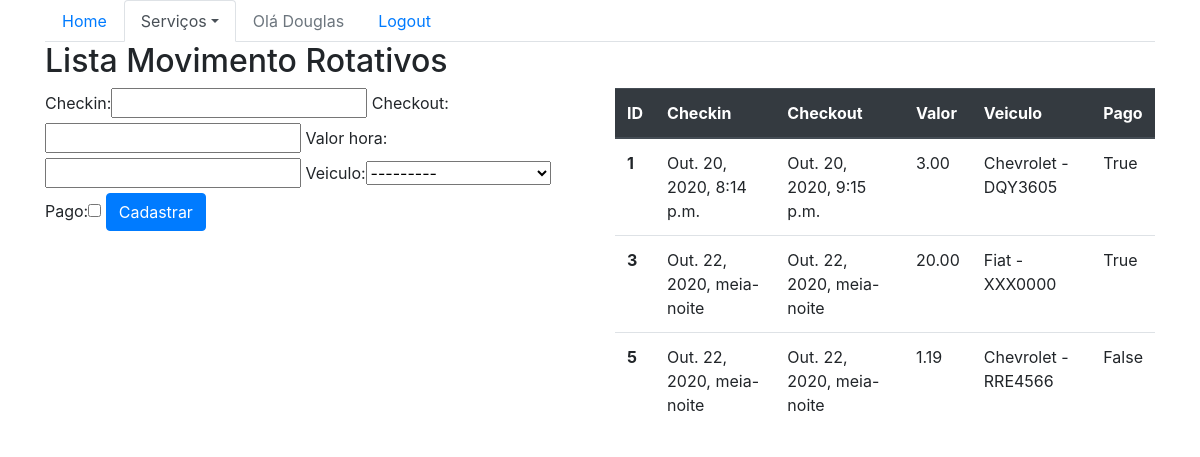
Page /sistema/movRotativos/ (signed in) on the committed database.
### core/models.py (models this page shows, shortened)
class MovRotativo(models.Model):
    checkin = models.DateTimeField(auto_now=False)
    checkout = models.DateTimeField(auto_now=False, null=True, blank=True)
    valor_hora = models.DecimalField(max_digits=5, decimal_places=2)
    veiculo = models.ForeignKey(Veiculo, on_delete=models.CASCADE)
    pago = models.BooleanField(default=False)

class Veiculo(models.Model):
    marca = models.ForeignKey(Marca, on_delete=models.CASCADE)
    placa = models.CharField(max_length=7)
    proprietario = models.ForeignKey(Pessoa, on_delete=models.CASCADE)
    cor = models.CharField(max_length=15)
    observacoes = models.TextField()
    def __str__(self):
        return self.marca.nome + ' - ' + self.placa

class Marca(models.Model):
    nome = models.CharField(max_length=50)

### core/views.py (the view)
@login_required(login_url='/accounts/login/')
def lista_movRotativos(request):
    movRotativos = MovRotativo.objects.all()
    form = MovRotativoForm()
    data = {'movRotativos': movRotativos, 'form': form}
    return render(request, 'core/lista_movRotativos.html', data)

### core/forms.py
class MovRotativoForm(ModelForm):
    class Meta:
        model = MovRotativo
        fields = '__all__'

### core/templates/core/lista_movRotativos.html (shortened to what this page needs)
{% extends 'base.html' %}
{% load bootstrap %}
{% block menu %}
    <ul class="nav nav-tabs">
        <li class="nav-item">
            <a class="nav-link" href="{% url 'core_home' %}">Home</a>
        </li>
        <li class="nav-item dropdown">
            <a class="nav-link dropdown-toggle active" data-toggle="dropdown" href="#" role="button" aria-haspopup="true" aria-expanded="false">Serviços</a>
        </li>
        {% if user.is_authenticated %}
            <li class="nav-item">
                <a class="nav-link disabled" href="#">Olá {{ user }}</a>
            </li>
            <li class="nav-item">
                <a class="nav-link" href="{% url 'logout' %}">Logout</a>
            </li>
        {% else %}
            <li class="nav-item">
                <a class="nav-link" href="{% url 'login' %}">Login</a>
            </li>
        {% endif %}
    </ul>
{% endblock %}
{% block main %}
    <div class="row">
        <div class="col-sm-6">
            <h2>Lista Movimento Rotativos</h2>
        </div>
    </div>
    <div class="row">
        <div class="col-sm-6">
            <form action="{% url 'core_movRotativo_novo' %}" method="POST">
                {{ form|bootstrap }}
                <button type="submit" class="btn btn-primary">Cadastrar</button>
            </form>
        </div>
        <div class="col-sm-6">
             <table class="table">
                <thead class="thead-dark">
                    <tr>
                    <th scope="col">ID</th>
                    <th scope="col">Checkin</th>
                    <th scope="col">Checkout</th>
                    <th scope="col">Valor</th>
                    <th scope="col">Veiculo</th>
                    <th scope="col">Pago</th>
                    </tr>
                </thead>
                <tbody>
                    {% for movRotativo in movRotativos %}
                        <tr>
                            <th scope="row">{{ movRotativo.id}}</th>
                            <td>{{ movRotativo.checkin}}</td>
                            <td>{{ movRotativo.checkout}}</td>
                            <td>{{ movRotativo.valor_hora}}</td>
                            <td>{{ movRotativo.veiculo}}</td>
                            <td>{{ movRotativo.pago}}</td>
                        </tr>
                    {% endfor%}
                </tbody>
            </table>
        </div>
    </div>
{% endblock %}

### rows in the picture
MovRotativo: id "1", checkin "Out. 20, 2020, 8:14 p.m.", checkout "Out. 20, 2020, 9:15 p.m.", valor_hora "3.00", veiculo "Chevrolet - DQY3605", pago "True"
MovRotativo: id "3", checkin "Out. 22, 2020, meia-noite", checkout "Out. 22, 2020, meia-noite", valor_hora "20.00", veiculo "Fiat - XXX0000", pago "True"
MovRotativo: id "5", checkin "Out. 22, 2020, meia-noite", checkout "Out. 22, 2020, meia-noite", valor_hora "1.19", veiculo "Chevrolet - RRE4566", pago "False"

### other values in the picture
{{ user }} "Douglas"
